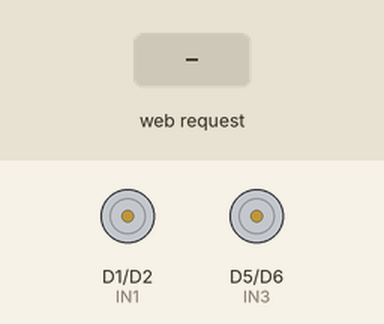
Simulated run of this sketch. Board: ESP8266 (NodeMCU). Shown: motor-driver pin pairs drawn as motors (green arrow = first pin HIGH = forward, orange = second pin HIGH = backward, longer = more drive, scaled by the enable pin). The inputs (shaded band) are chosen by the test bench. What the sketch prints to the serial monitor is not drawn.

Above: at 1.2 s.
1.3 s: HTTP request GET /forward received
At 2.5 s:
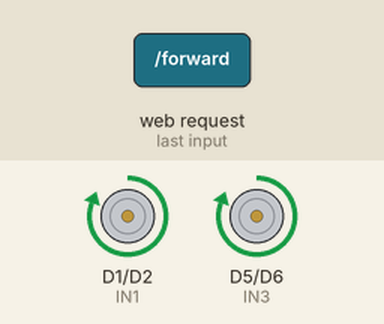
2.8 s: HTTP request GET /back received
At 3.7 s:
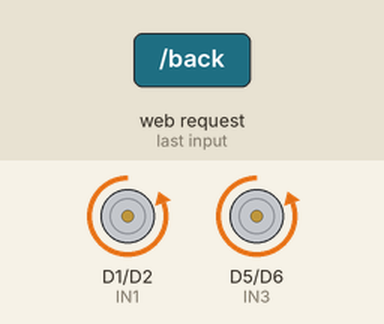
4.3 s: HTTP request GET /left received
At 4.8 s:
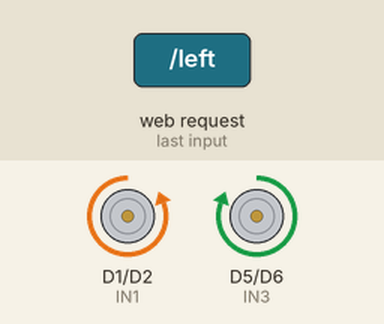
5.8 s: HTTP request GET /right received
At 7.0 s:
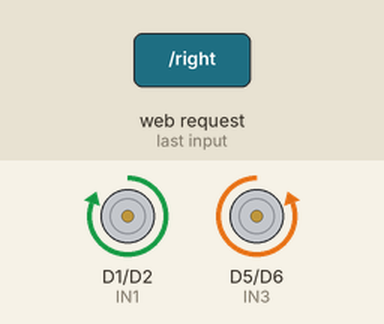
7.3 s: HTTP request GET /speed received
At 8.4 s:
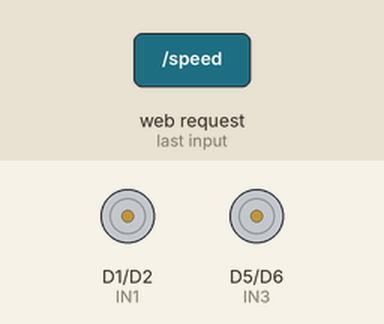
10.3 s: HTTP request GET /forward?value=1 received
Timing chart, 0 to 13.3 s (numbered marks = the images above; inputs shaded):
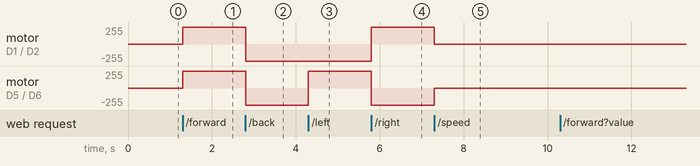

Measured:
- after the input at 1.3 s, motor on D1 (IN1) / D2 (IN2), motor on D5 (IN3) / D6 (IN4): stopped → forward 255/255 at once
- after the input at 2.8 s, motor on D1 (IN1) / D2 (IN2), motor on D5 (IN3) / D6 (IN4): forward 255/255 → backward 255/255 at once
- after the input at 4.3 s, motor on D5 (IN3) / D6 (IN4): backward 255/255 → forward 255/255 at once
- after the input at 5.8 s, motor on D1 (IN1) / D2 (IN2): backward 255/255 → forward 255/255 at once; motor on D5 (IN3) / D6 (IN4): forward 255/255 → backward 255/255 at once
- after the input at 7.3 s, motor on D1 (IN1) / D2 (IN2): forward 255/255 → stopped after 0.00 s instead of 1.5 s; motor on D5 (IN3) / D6 (IN4): backward 255/255 → stopped after 0.00 s instead of 1.5 s

The sketch:

F1_HTTP_MIT_App.ino
```cpp
/*
  🚀 WiFi Controlled Robot (Stable + Professional Version)

  Features:
  - Clean motor abstraction
  - Safe speed handling
  - 3-second command watchdog
  - Maintain original movement behavior
  - Scalable architecture

  Author: Venkateswarlu Reddy
*/

#include <ESP8266WiFi.h>
#include <ESP8266WebServer.h>

// ---------------- WIFI ----------------
const char* ssid = "Wifi Robot";
const char* password = "12345678";

ESP8266WebServer server(80);

// ---------------- MOTOR PINS ----------------
#define IN1 D1
#define IN2 D2
#define IN3 D5
#define IN4 D6
#define ENA D7
#define ENB D8

#define MAX_PWM 1023

int speedValue = 1023;

// ---------------- COMMAND TIMEOUT ----------------
// Robot will automatically stop if no movement
// command is received for more than 3 seconds.

const unsigned long COMMAND_TIMEOUT = 3000;

// Stores the time of the last movement command
unsigned long lastCommandTime = 0;

// ---------------- FUNCTION DECLARATIONS ----------------
void moveForward();
void moveBackward();
void turnLeft();
void turnRight();
void stopRobot();
void setSpeed();
void setMotor(int in1, int in2, bool direction);

// ---------------- SETUP ----------------
void setup() {

  Serial.begin(115200);

  pinMode(IN1, OUTPUT);
  pinMode(IN2, OUTPUT);
  pinMode(IN3, OUTPUT);
  pinMode(IN4, OUTPUT);
  pinMode(ENA, OUTPUT);
  pinMode(ENB, OUTPUT);

  analogWriteRange(MAX_PWM);

  analogWrite(ENA, speedValue);
  analogWrite(ENB, speedValue);

  // Make sure robot starts stopped
  digitalWrite(IN1, LOW);
  digitalWrite(IN2, LOW);
  digitalWrite(IN3, LOW);
  digitalWrite(IN4, LOW);

  WiFi.softAP(ssid, password);
  WiFi.setSleepMode(WIFI_NONE_SLEEP);

  Serial.print("Robot IP: ");
  Serial.println(WiFi.softAPIP());

  // ---------------- API ROUTES ----------------
  server.on("/forward", moveForward);
  server.on("/back", moveBackward);
  server.on("/left", turnLeft);
  server.on("/right", turnRight);
  server.on("/stop", stopRobot);
  server.on("/speed", setSpeed);

  server.begin();

  // Start timer
  lastCommandTime = millis();

  Serial.println("🚀 Robot Server Ready");
  Serial.println("⏱ Command Timeout: 3 Seconds");
}

// ---------------- LOOP ----------------
void loop() {

  server.handleClient();

  // ---------------- COMMAND WATCHDOG ----------------

  if (millis() - lastCommandTime > COMMAND_TIMEOUT) {

    // Automatically stop robot
    stopRobot();

    // Reset timer so stopRobot() is not repeatedly
    // called every loop
    lastCommandTime = millis();
  }
}

// ---------------- MOTOR CONTROL ----------------

// Generic motor control (reusable)
void setMotor(int in1, int in2, bool forward) {

  digitalWrite(in1, forward);
  digitalWrite(in2, !forward);
}

// ---------------- MOVEMENT ----------------

void moveForward() {

  Serial.println("Forward");

  setMotor(IN1, IN2, true);
  setMotor(IN3, IN4, true);

  // Reset command timer
  lastCommandTime = millis();

  server.send(200, "text/plain", "OK");
}

void moveBackward() {

  Serial.println("Backward");

  setMotor(IN1, IN2, false);
  setMotor(IN3, IN4, false);

  // Reset command timer
  lastCommandTime = millis();

  server.send(200, "text/plain", "OK");
}

void turnLeft() {

  Serial.println("Left");

  setMotor(IN1, IN2, false);
  setMotor(IN3, IN4, true);

  // Reset command timer
  lastCommandTime = millis();

  server.send(200, "text/plain", "OK");
}

void turnRight() {

  Serial.println("Right");

  setMotor(IN1, IN2, true);
  setMotor(IN3, IN4, false);

  // Reset command timer
  lastCommandTime = millis();

  server.send(200, "text/plain", "OK");
}

// ---------------- STOP ----------------

void stopRobot() {

  Serial.println("Stop");

  digitalWrite(IN1, LOW);
  digitalWrite(IN2, LOW);
  digitalWrite(IN3, LOW);
  digitalWrite(IN4, LOW);

  server.send(200, "text/plain", "OK");
}

// ---------------- SPEED CONTROL ----------------

void setSpeed() {

  int sliderValue = server.arg("value").toInt();

  // Safety constrain
  sliderValue = constrain(sliderValue, 0, 255);

  speedValue = map(
    sliderValue,
    0,
    255,
    0,
    MAX_PWM
  );

  analogWrite(ENA, speedValue);
  analogWrite(ENB, speedValue);

  Serial.print("Speed PWM: ");
  Serial.println(speedValue);

  server.send(200, "text/plain", "OK");
}
```
